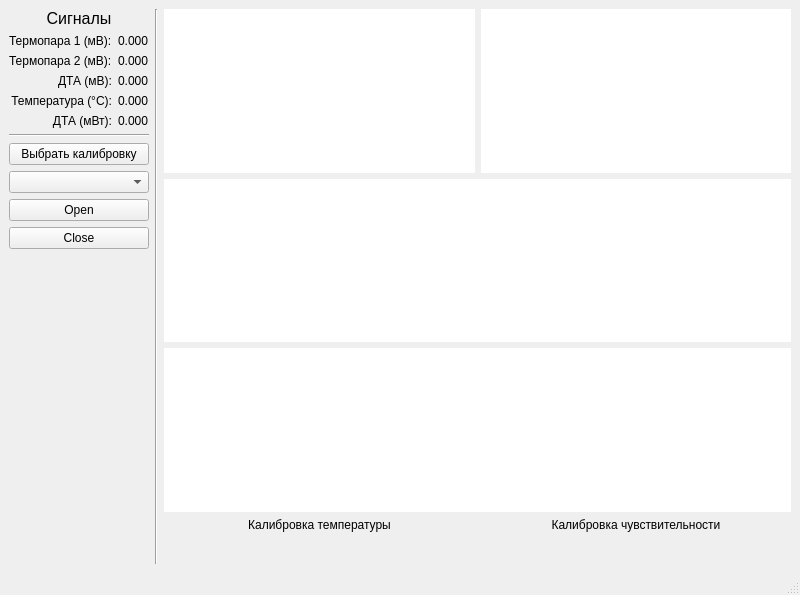
<?xml version="1.0" encoding="UTF-8"?>
<ui version="4.0">
 <class>MainWindow</class>
 <widget class="QMainWindow" name="MainWindow">
  <property name="geometry">
   <rect>
    <x>0</x>
    <y>0</y>
    <width>800</width>
    <height>595</height>
   </rect>
  </property>
  <property name="windowTitle">
   <string>MainWindow</string>
  </property>
  <widget class="QWidget" name="centralwidget">
   <layout class="QGridLayout" name="gridLayout_2" rowstretch="1,1,1,0,0,0" columnstretch="0,0,1,1">
    <item row="1" column="2" colspan="2">
     <widget class="LivePlotWidget" name="plot_widget_dta" native="true">
      <property name="styleSheet">
       <string notr="true">background-color: rgb(255, 255, 255);</string>
      </property>
     </widget>
    </item>
    <item row="0" column="1" rowspan="6">
     <widget class="Line" name="line_3">
      <property name="orientation">
       <enum>Qt::Vertical</enum>
      </property>
     </widget>
    </item>
    <item row="0" column="3">
     <widget class="LivePlotWidget" name="plot_widget_t2" native="true">
      <property name="styleSheet">
       <string notr="true">background-color: rgb(255, 255, 255);</string>
      </property>
     </widget>
    </item>
    <item row="0" column="0" rowspan="6">
     <layout class="QGridLayout" name="gridLayout" rowstretch="0,0,0,0,0,0,0,0,0,0,0,0,0">
      <item row="3" column="1">
       <widget class="QLabel" name="label_dta_mv">
        <property name="text">
         <string>0.000</string>
        </property>
       </widget>
      </item>
      <item row="3" column="0">
       <widget class="QLabel" name="label_9">
        <property name="text">
         <string>ДТА (мВ):</string>
        </property>
        <property name="alignment">
         <set>Qt::AlignRight|Qt::AlignTrailing|Qt::AlignVCenter</set>
        </property>
       </widget>
      </item>
      <item row="1" column="1">
       <widget class="QLabel" name="label_t1">
        <property name="text">
         <string>0.000</string>
        </property>
       </widget>
      </item>
      <item row="9" column="0" colspan="2">
       <widget class="QComboBox" name="combobo_ports"/>
      </item>
      <item row="4" column="0">
       <widget class="QLabel" name="label_7">
        <property name="text">
         <string>Температура (°C):</string>
        </property>
        <property name="alignment">
         <set>Qt::AlignRight|Qt::AlignTrailing|Qt::AlignVCenter</set>
        </property>
       </widget>
      </item>
      <item row="11" column="0" colspan="2">
       <widget class="QPushButton" name="btnClose">
        <property name="text">
         <string>Close</string>
        </property>
       </widget>
      </item>
      <item row="7" column="0" colspan="2">
       <widget class="Line" name="line">
        <property name="orientation">
         <enum>Qt::Horizontal</enum>
        </property>
       </widget>
      </item>
      <item row="4" column="1">
       <widget class="QLabel" name="label_temp">
        <property name="text">
         <string>0.000</string>
        </property>
       </widget>
      </item>
      <item row="1" column="0">
       <widget class="QLabel" name="label">
        <property name="text">
         <string>Термопара 1 (мВ):</string>
        </property>
       </widget>
      </item>
      <item row="10" column="0" colspan="2">
       <widget class="QPushButton" name="btnOpen">
        <property name="text">
         <string>Open</string>
        </property>
       </widget>
      </item>
      <item row="2" column="1">
       <widget class="QLabel" name="label_t2">
        <property name="text">
         <string>0.000</string>
        </property>
       </widget>
      </item>
      <item row="2" column="0">
       <widget class="QLabel" name="label_3">
        <property name="text">
         <string>Термопара 2 (мВ):</string>
        </property>
       </widget>
      </item>
      <item row="5" column="0">
       <widget class="QLabel" name="label_5">
        <property name="text">
         <string>ДТА (мВт):</string>
        </property>
        <property name="alignment">
         <set>Qt::AlignRight|Qt::AlignTrailing|Qt::AlignVCenter</set>
        </property>
       </widget>
      </item>
      <item row="5" column="1">
       <widget class="QLabel" name="label_dta_mw">
        <property name="text">
         <string>0.000</string>
        </property>
       </widget>
      </item>
      <item row="12" column="0">
       <spacer name="verticalSpacer">
        <property name="orientation">
         <enum>Qt::Vertical</enum>
        </property>
        <property name="sizeHint" stdset="0">
         <size>
          <width>20</width>
          <height>40</height>
         </size>
        </property>
       </spacer>
      </item>
      <item row="0" column="0" colspan="2">
       <widget class="QLabel" name="label_11">
        <property name="font">
         <font>
          <pointsize>12</pointsize>
         </font>
        </property>
        <property name="text">
         <string>Сигналы</string>
        </property>
        <property name="alignment">
         <set>Qt::AlignCenter</set>
        </property>
       </widget>
      </item>
      <item row="8" column="0" colspan="2">
       <widget class="QPushButton" name="btn_choose_calibration">
        <property name="text">
         <string>Выбрать калибровку</string>
        </property>
       </widget>
      </item>
     </layout>
    </item>
    <item row="2" column="2" colspan="2">
     <widget class="LivePlotWidget" name="plot_widget_temp" native="true">
      <property name="styleSheet">
       <string notr="true">background-color: rgb(255, 255, 255);</string>
      </property>
     </widget>
    </item>
    <item row="0" column="2">
     <widget class="LivePlotWidget" name="plot_widget_t1" native="true">
      <property name="styleSheet">
       <string notr="true">background-color: rgb(255, 255, 255);</string>
      </property>
     </widget>
    </item>
    <item row="3" column="2" colspan="2">
     <layout class="QGridLayout" name="gridLayout_3">
      <item row="0" column="0">
       <widget class="QLabel" name="label_2">
        <property name="text">
         <string>Калибровка температуры</string>
        </property>
        <property name="alignment">
         <set>Qt::AlignCenter</set>
        </property>
       </widget>
      </item>
      <item row="1" column="0">
       <widget class="QLabel" name="label_cal_temp">
        <property name="text">
         <string/>
        </property>
        <property name="alignment">
         <set>Qt::AlignCenter</set>
        </property>
       </widget>
      </item>
      <item row="1" column="1">
       <widget class="QLabel" name="label_cal_sens">
        <property name="text">
         <string/>
        </property>
        <property name="alignment">
         <set>Qt::AlignCenter</set>
        </property>
       </widget>
      </item>
      <item row="0" column="1">
       <widget class="QLabel" name="label_4">
        <property name="text">
         <string>Калибровка чувствительности</string>
        </property>
        <property name="alignment">
         <set>Qt::AlignCenter</set>
        </property>
       </widget>
      </item>
     </layout>
    </item>
   </layout>
  </widget>
  <widget class="QMenuBar" name="menubar">
   <property name="geometry">
    <rect>
     <x>0</x>
     <y>0</y>
     <width>800</width>
     <height>22</height>
    </rect>
   </property>
  </widget>
  <widget class="QStatusBar" name="statusbar"/>
 </widget>
 <customwidgets>
  <customwidget>
   <class>LivePlotWidget</class>
   <extends>QWidget</extends>
   <header location="global">pglive.sources.live_plot_widget</header>
   <container>1</container>
  </customwidget>
 </customwidgets>
 <resources/>
 <connections/>
</ui>
